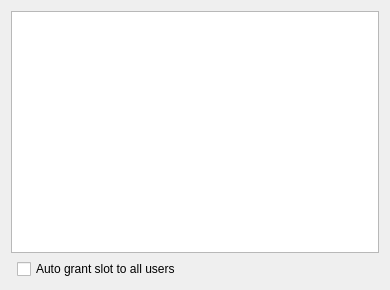
<?xml version="1.0" encoding="UTF-8"?>
<ui version="4.0">
 <class>UIFavoriteUsers</class>
 <widget class="QWidget" name="UIFavoriteUsers">
  <property name="geometry">
   <rect>
    <x>0</x>
    <y>0</y>
    <width>390</width>
    <height>290</height>
   </rect>
  </property>
  <property name="windowTitle">
   <string>Form</string>
  </property>
  <layout class="QGridLayout" name="gridLayout">
   <item row="1" column="0" colspan="3">
    <widget class="QTreeView" name="treeView">
     <property name="editTriggers">
      <set>QAbstractItemView::NoEditTriggers</set>
     </property>
     <property name="selectionMode">
      <enum>QAbstractItemView::ExtendedSelection</enum>
     </property>
     <property name="selectionBehavior">
      <enum>QAbstractItemView::SelectRows</enum>
     </property>
     <property name="rootIsDecorated">
      <bool>false</bool>
     </property>
     <property name="itemsExpandable">
      <bool>false</bool>
     </property>
    </widget>
   </item>
   <item row="2" column="1">
    <widget class="QCheckBox" name="checkBox_AUTOGRANT">
     <property name="text">
      <string>Auto grant slot to all users</string>
     </property>
    </widget>
   </item>
   <item row="2" column="2">
    <spacer name="horizontalSpacer">
     <property name="orientation">
      <enum>Qt::Horizontal</enum>
     </property>
     <property name="sizeHint" stdset="0">
      <size>
       <width>40</width>
       <height>20</height>
      </size>
     </property>
    </spacer>
   </item>
  </layout>
 </widget>
 <resources/>
 <connections/>
</ui>
